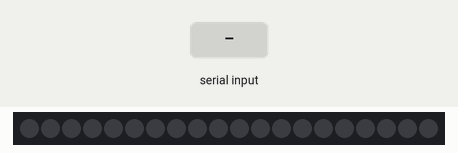
The sketch below on a simulated Arduino Uno, built with avr-gcc and run on an emulated ATmega328P. Shown: 20 RGB LEDs in strip order, left to right. The inputs (shaded band) are chosen by the test bench. What the sketch prints to the serial monitor is not drawn.

Above: at 1.2 s.
1.3 s: "90,45\n" received over Serial
At 3.4 s:
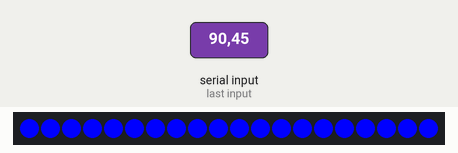
4.3 s: "200\n" received over Serial
At 5.7 s:
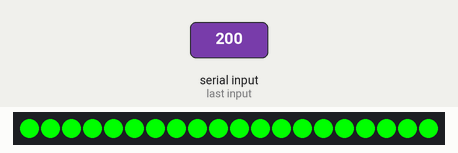
7.3 s: "90\n" received over Serial
At 7.35 s:
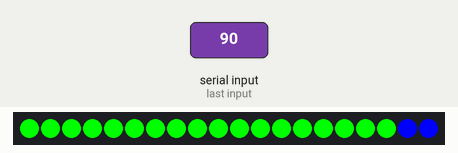
Timing chart, 0 to 10.3 s (numbered marks = the images above; inputs shaded):
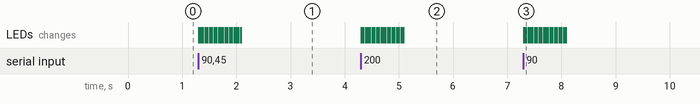

The sketch:

347_arduino.ino
```cpp
#include <FastLED.h>

#define LED_PIN     5
#define NUM_LEDS    20

CRGB leds[NUM_LEDS];
int x;

void setup() {
 Serial.begin(9600);
 Serial.setTimeout(1);
 FastLED.addLeds<WS2812, LED_PIN, GRB>(leds, NUM_LEDS);
}
void loop() {
 while (!Serial.available());
 x = Serial.readString().toInt();

 if (x < 3 && x > 0) {
  for (int i = 0; i <= 19; i++) {
    leds[i] = CRGB (0, 255, 0);
    FastLED.show();
    delay(40);
  }
 } else if (x >= 3) {
  for (int i = 19; i >= 0; i--) {
    leds[i] = CRGB ( 0, 0, 255);
    FastLED.show();
    delay(40);
  }
 } else if (x == 0) {
//  digitalWrite(redLED, LOW);
//  digitalWrite(blueLED, LOW);
 }
 Serial.print(x + 1);
}
```

Measured:
- after the input at 1.3 s, the LEDs: first change at once (image 1 shows a later state)
- after the input at 4.3 s, the LEDs: first change at once (image 2 shows a later state)
- after the input at 7.3 s, the LEDs: first change at once (image 3 shows a later state)
